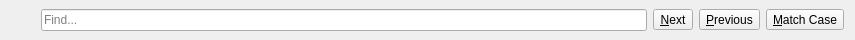
<?xml version="1.0" encoding="UTF-8"?>
<ui version="4.0">
 <class>SearchToolbar</class>
 <widget class="QWidget" name="SearchToolbar">
  <property name="geometry">
   <rect>
    <x>0</x>
    <y>0</y>
    <width>855</width>
    <height>40</height>
   </rect>
  </property>
  <layout class="QHBoxLayout" name="horizontalLayout">
   <property name="topMargin">
    <number>4</number>
   </property>
   <property name="bottomMargin">
    <number>4</number>
   </property>
   <item>
    <widget class="MacToolButton" name="closeButton">
     <property name="sizePolicy">
      <sizepolicy hsizetype="Fixed" vsizetype="Fixed">
       <horstretch>0</horstretch>
       <verstretch>0</verstretch>
      </sizepolicy>
     </property>
     <property name="autoRaise">
      <bool>true</bool>
     </property>
    </widget>
   </item>
   <item>
    <widget class="FocusSelectLineEdit" name="lineEdit">
     <property name="minimumSize">
      <size>
       <width>100</width>
       <height>0</height>
      </size>
     </property>
     <property name="maximumSize">
      <size>
       <width>16777215</width>
       <height>16777215</height>
      </size>
     </property>
     <property name="placeholderText">
      <string>Find...</string>
     </property>
     <property name="clearButtonEnabled">
      <bool>true</bool>
     </property>
    </widget>
   </item>
   <item>
    <widget class="QToolButton" name="next">
     <property name="toolTip">
      <string>Find the next match for the current search phrase</string>
     </property>
     <property name="text">
      <string>&amp;Next</string>
     </property>
     <property name="icon">
      <iconset theme="go-down-search"/>
     </property>
     <property name="toolButtonStyle">
      <enum>Qt::ToolButtonTextBesideIcon</enum>
     </property>
    </widget>
   </item>
   <item>
    <widget class="QToolButton" name="previous">
     <property name="toolTip">
      <string>Find the previous match for the current search phrase</string>
     </property>
     <property name="text">
      <string>&amp;Previous</string>
     </property>
     <property name="icon">
      <iconset theme="go-up-search"/>
     </property>
     <property name="toolButtonStyle">
      <enum>Qt::ToolButtonTextBesideIcon</enum>
     </property>
    </widget>
   </item>
   <item>
    <widget class="QToolButton" name="caseSensitive">
     <property name="text">
      <string>&amp;Match Case</string>
     </property>
     <property name="checkable">
      <bool>true</bool>
     </property>
    </widget>
   </item>
  </layout>
 </widget>
 <customwidgets>
  <customwidget>
   <class>FocusSelectLineEdit</class>
   <extends>QLineEdit</extends>
   <header>mc.tools.FocusSelectLineEdit</header>
  </customwidget>
  <customwidget>
   <class>MacToolButton</class>
   <extends>QToolButton</extends>
   <header>mc.tools.MacToolButton</header>
  </customwidget>
 </customwidgets>
 <resources/>
 <connections/>
</ui>
